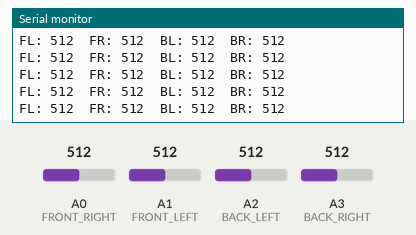
Simulated run of this sketch. Board: Arduino Uno, built with avr-gcc and run on an emulated ATmega328P. Shown: the last lines printed to the serial monitor. The test bench sets the inputs (shaded band); at power-on: A1 (FRONT_LEFT) = 512, A2 (BACK_LEFT) = 512, A0 (FRONT_RIGHT) = 512, A3 (BACK_RIGHT) = 512.

Above: at 4.2 s.
4.3 s: A1 (FRONT_LEFT) set to 111
At 5.0 s:
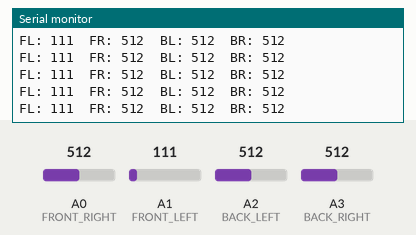
7.3 s: A1 (FRONT_LEFT) set to 93
At 7.8 s:
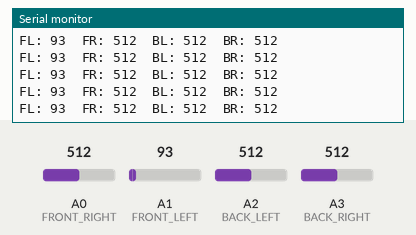
13.3 s: A2 (BACK_LEFT) set to 108
At 14.3 s:
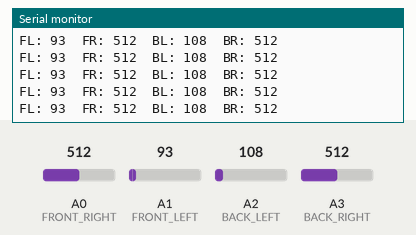
16.3 s: A2 (BACK_LEFT) set to 95
At 17.2 s:
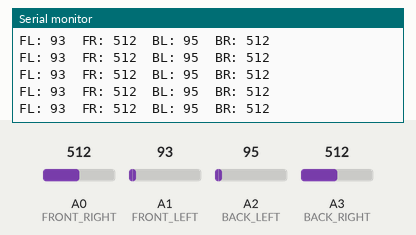
Timing chart, 0 to 19.3 s (numbered marks = the images above; inputs shaded):
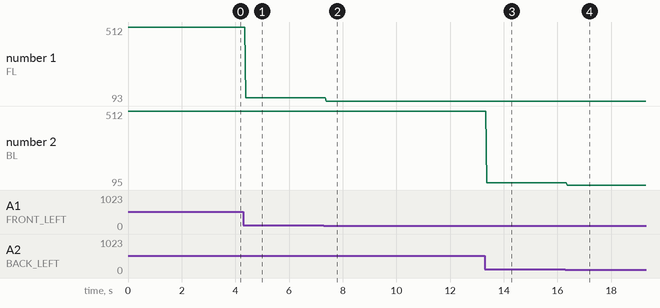

Measured:
- after the input at 4.3 s, the serial monitor: prints a new line after 0.09 s (image 1)
- after the input at 7.3 s, the serial monitor: prints a new line after 0.08 s (image 2)
- after the input at 13.3 s, the serial monitor: prints a new line after 0.07 s (image 3)
- after the input at 16.3 s, the serial monitor: prints a new line after 0.06 s (image 4)
- plotted number 1: 512 → 111 after the input at 4.3 s, 111 → 93 after the input at 7.3 s
- plotted number 2: 512 → 108 after the input at 13.3 s, 108 → 95 after the input at 16.3 s

The sketch:

FancyIRTest.ino
```cpp
#define FRONT_LEFT A1
#define FRONT_RIGHT A0
#define BACK_LEFT A2
#define BACK_RIGHT A3


void setup()
{
	Serial.begin(9600);
}

void loop()
{
	Serial.print("FL: ");
	Serial.print(analogRead(FRONT_LEFT));
	Serial.print("\tFR: ");
	Serial.print(analogRead(FRONT_RIGHT));
	Serial.print("\tBL: ");
	Serial.print(analogRead(BACK_LEFT));
	Serial.print("\tBR: ");
	Serial.print(analogRead(BACK_RIGHT));
	Serial.println();
}
```
